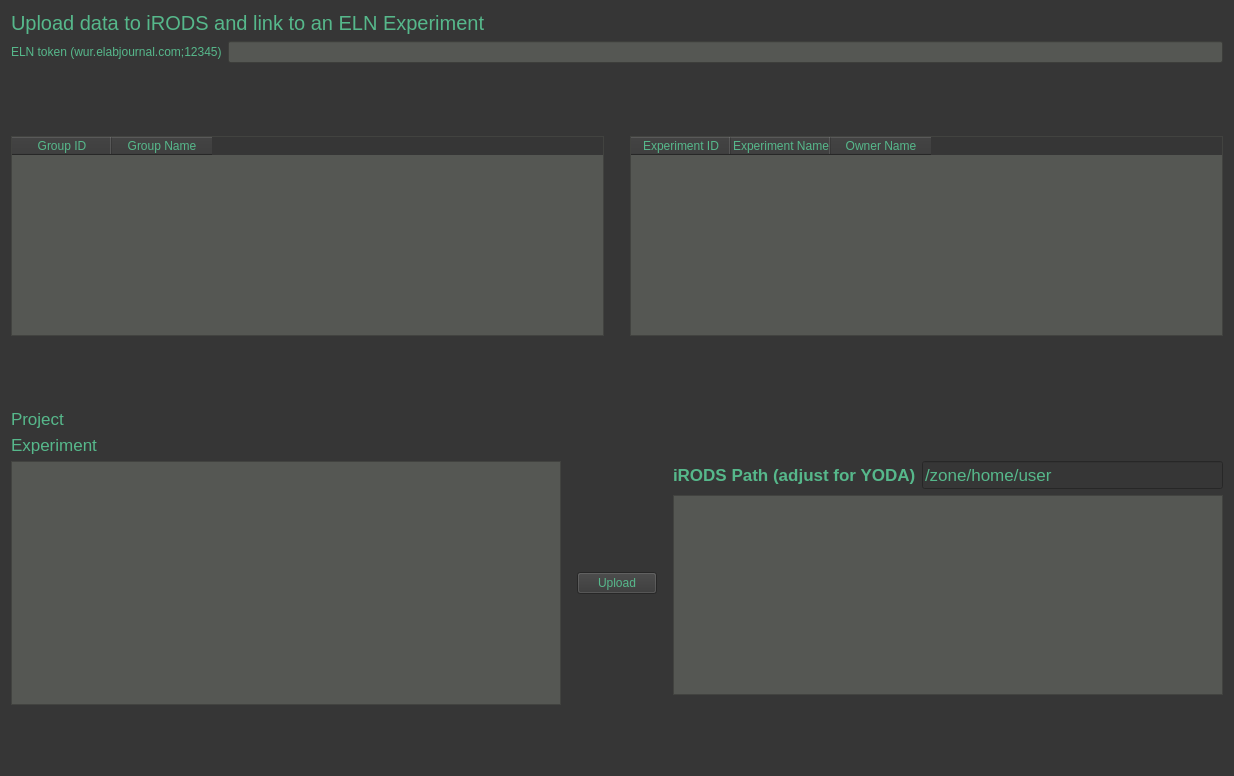
<?xml version="1.0" encoding="UTF-8"?>
<ui version="4.0">
 <class>Form</class>
 <widget class="QWidget" name="Form">
  <property name="geometry">
   <rect>
    <x>0</x>
    <y>0</y>
    <width>1234</width>
    <height>776</height>
   </rect>
  </property>
  <property name="windowTitle">
   <string>Form</string>
  </property>
  <property name="styleSheet">
   <string notr="true">QWidget
{
	color: rgb(86, 184, 139);
	background-color: rgb(54, 54, 54);
	selection-background-color: rgb(58, 152, 112);
}

QTableWidget
{
	background-color: rgb(85, 87, 83);
}

QTextBrowser
{
	background-color: rgb(85, 87, 83);
}

QTreeView
{
	background-color: rgb(85, 87, 83);
}

QLineEdit#elnTokenInput
{
	background-color: rgb(85, 87, 83);
}
QLabel#errorLabel{
  
	color: rgb(217, 174, 23);
}</string>
  </property>
  <layout class="QVBoxLayout" name="verticalLayout">
   <item>
    <widget class="QLabel" name="label_9">
     <property name="font">
      <font>
       <pointsize>15</pointsize>
      </font>
     </property>
     <property name="text">
      <string>Upload data to iRODS and link to an ELN Experiment</string>
     </property>
    </widget>
   </item>
   <item>
    <layout class="QHBoxLayout" name="horizontalLayout_7">
     <item>
      <widget class="QLabel" name="label_12">
       <property name="text">
        <string>ELN token (wur.elabjournal.com;12345)</string>
       </property>
      </widget>
     </item>
     <item>
      <widget class="QLineEdit" name="elnTokenInput">
       <property name="styleSheet">
        <string notr="true"/>
       </property>
      </widget>
     </item>
    </layout>
   </item>
   <item>
    <spacer name="verticalSpacer_11">
     <property name="orientation">
      <enum>Qt::Vertical</enum>
     </property>
     <property name="sizeType">
      <enum>QSizePolicy::Expanding</enum>
     </property>
     <property name="sizeHint" stdset="0">
      <size>
       <width>20</width>
       <height>20</height>
      </size>
     </property>
    </spacer>
   </item>
   <item>
    <layout class="QHBoxLayout" name="horizontalLayout_8">
     <item>
      <widget class="QTableWidget" name="elnGroupTable">
       <property name="minimumSize">
        <size>
         <width>200</width>
         <height>200</height>
        </size>
       </property>
       <property name="styleSheet">
        <string notr="true"/>
       </property>
       <property name="sizeAdjustPolicy">
        <enum>QAbstractScrollArea::AdjustToContentsOnFirstShow</enum>
       </property>
       <property name="editTriggers">
        <set>QAbstractItemView::NoEditTriggers</set>
       </property>
       <property name="selectionMode">
        <enum>QAbstractItemView::SingleSelection</enum>
       </property>
       <property name="selectionBehavior">
        <enum>QAbstractItemView::SelectRows</enum>
       </property>
       <column>
        <property name="text">
         <string>Group ID</string>
        </property>
       </column>
       <column>
        <property name="text">
         <string>Group Name</string>
        </property>
       </column>
      </widget>
     </item>
     <item>
      <spacer name="horizontalSpacer">
       <property name="orientation">
        <enum>Qt::Horizontal</enum>
       </property>
       <property name="sizeType">
        <enum>QSizePolicy::Minimum</enum>
       </property>
       <property name="sizeHint" stdset="0">
        <size>
         <width>20</width>
         <height>20</height>
        </size>
       </property>
      </spacer>
     </item>
     <item>
      <widget class="QTableWidget" name="elnExperimentTable">
       <property name="minimumSize">
        <size>
         <width>400</width>
         <height>200</height>
        </size>
       </property>
       <property name="styleSheet">
        <string notr="true"/>
       </property>
       <property name="sizeAdjustPolicy">
        <enum>QAbstractScrollArea::AdjustToContents</enum>
       </property>
       <property name="editTriggers">
        <set>QAbstractItemView::NoEditTriggers</set>
       </property>
       <property name="selectionMode">
        <enum>QAbstractItemView::SingleSelection</enum>
       </property>
       <property name="selectionBehavior">
        <enum>QAbstractItemView::SelectRows</enum>
       </property>
       <column>
        <property name="text">
         <string>Experiment ID</string>
        </property>
       </column>
       <column>
        <property name="text">
         <string>Experiment Name</string>
        </property>
       </column>
       <column>
        <property name="text">
         <string>Owner Name</string>
        </property>
       </column>
      </widget>
     </item>
     <item>
      <layout class="QVBoxLayout" name="verticalLayout_9"/>
     </item>
    </layout>
   </item>
   <item>
    <spacer name="verticalSpacer_10">
     <property name="orientation">
      <enum>Qt::Vertical</enum>
     </property>
     <property name="sizeType">
      <enum>QSizePolicy::Expanding</enum>
     </property>
     <property name="sizeHint" stdset="0">
      <size>
       <width>20</width>
       <height>10</height>
      </size>
     </property>
    </spacer>
   </item>
   <item>
    <layout class="QFormLayout" name="formLayout">
     <item row="0" column="0">
      <widget class="QLabel" name="label_14">
       <property name="font">
        <font>
         <pointsize>13</pointsize>
        </font>
       </property>
       <property name="text">
        <string>Project</string>
       </property>
      </widget>
     </item>
     <item row="0" column="1">
      <widget class="QLabel" name="groupIdLabel">
       <property name="font">
        <font>
         <pointsize>13</pointsize>
        </font>
       </property>
       <property name="text">
        <string/>
       </property>
      </widget>
     </item>
     <item row="1" column="0">
      <widget class="QLabel" name="label_15">
       <property name="font">
        <font>
         <pointsize>13</pointsize>
        </font>
       </property>
       <property name="text">
        <string>Experiment</string>
       </property>
      </widget>
     </item>
     <item row="1" column="1">
      <widget class="QLabel" name="experimentIdLabel">
       <property name="font">
        <font>
         <pointsize>13</pointsize>
        </font>
       </property>
       <property name="text">
        <string/>
       </property>
      </widget>
     </item>
    </layout>
   </item>
   <item>
    <layout class="QHBoxLayout" name="horizontalLayout_9">
     <item>
      <widget class="QTreeView" name="localFsTable">
       <property name="minimumSize">
        <size>
         <width>500</width>
         <height>0</height>
        </size>
       </property>
       <property name="styleSheet">
        <string notr="true"/>
       </property>
       <property name="sizeAdjustPolicy">
        <enum>QAbstractScrollArea::AdjustToContents</enum>
       </property>
       <property name="editTriggers">
        <set>QAbstractItemView::NoEditTriggers</set>
       </property>
       <property name="selectionMode">
        <enum>QAbstractItemView::SingleSelection</enum>
       </property>
      </widget>
     </item>
     <item>
      <spacer name="horizontalSpacer_3">
       <property name="orientation">
        <enum>Qt::Horizontal</enum>
       </property>
       <property name="sizeType">
        <enum>QSizePolicy::Minimum</enum>
       </property>
       <property name="sizeHint" stdset="0">
        <size>
         <width>10</width>
         <height>20</height>
        </size>
       </property>
      </spacer>
     </item>
     <item>
      <widget class="QPushButton" name="elnUploadButton">
       <property name="text">
        <string>Upload</string>
       </property>
      </widget>
     </item>
     <item>
      <spacer name="horizontalSpacer_4">
       <property name="orientation">
        <enum>Qt::Horizontal</enum>
       </property>
       <property name="sizeType">
        <enum>QSizePolicy::Minimum</enum>
       </property>
       <property name="sizeHint" stdset="0">
        <size>
         <width>10</width>
         <height>20</height>
        </size>
       </property>
      </spacer>
     </item>
     <item>
      <layout class="QVBoxLayout" name="elnPathLabel">
       <item>
        <layout class="QHBoxLayout" name="horizontalLayout_10">
         <item>
          <widget class="QLabel" name="label_16">
           <property name="font">
            <font>
             <pointsize>13</pointsize>
             <bold>true</bold>
            </font>
           </property>
           <property name="text">
            <string>iRODS Path (adjust for YODA)</string>
           </property>
          </widget>
         </item>
         <item>
          <widget class="QLineEdit" name="elnIrodsPath">
           <property name="font">
            <font>
             <pointsize>13</pointsize>
            </font>
           </property>
           <property name="text">
            <string>/zone/home/user</string>
           </property>
          </widget>
         </item>
        </layout>
       </item>
       <item>
        <widget class="QTextBrowser" name="elnPreviewBrowser">
         <property name="minimumSize">
          <size>
           <width>0</width>
           <height>200</height>
          </size>
         </property>
         <property name="styleSheet">
          <string notr="true"/>
         </property>
        </widget>
       </item>
       <item>
        <spacer name="verticalSpacer_9">
         <property name="orientation">
          <enum>Qt::Vertical</enum>
         </property>
         <property name="sizeType">
          <enum>QSizePolicy::Minimum</enum>
         </property>
         <property name="sizeHint" stdset="0">
          <size>
           <width>20</width>
           <height>10</height>
          </size>
         </property>
        </spacer>
       </item>
      </layout>
     </item>
    </layout>
   </item>
   <item>
    <spacer name="verticalSpacer">
     <property name="orientation">
      <enum>Qt::Vertical</enum>
     </property>
     <property name="sizeType">
      <enum>QSizePolicy::Fixed</enum>
     </property>
     <property name="sizeHint" stdset="0">
      <size>
       <width>20</width>
       <height>40</height>
      </size>
     </property>
    </spacer>
   </item>
   <item>
    <widget class="QLabel" name="errorLabel">
     <property name="text">
      <string/>
     </property>
    </widget>
   </item>
  </layout>
 </widget>
 <resources/>
 <connections/>
</ui>
